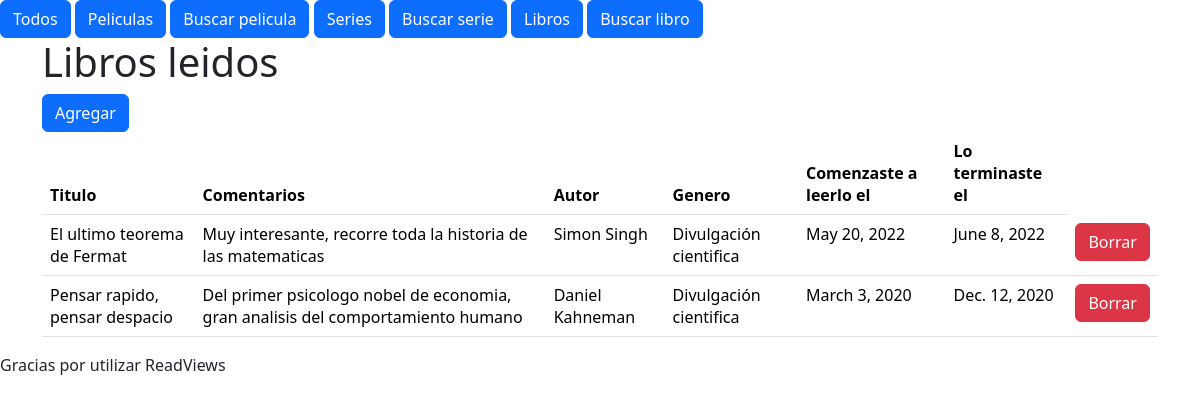
The page /readviews/index_libros on the database its author committed.
### readviews/models.py (models this page shows)
class datos_generales(models.Model):
    titulo = models.TextField(max_length=80)
    fecha_inicio = models.DateField()
    tipo = models.TextField(max_length=10)
    comentarios = models.TextField(100)
    autor = models.TextField(40)

class libro(datos_generales):
    fecha_final = models.DateField()
    genero = models.TextField(max_length=25)

class datos_generales(models.Model):
    titulo = models.TextField(max_length=80)
    fecha_inicio = models.DateField()
    tipo = models.TextField(max_length=10)
    comentarios = models.TextField(100)
    autor = models.TextField(40)

### readviews/views.py (the view)
# urls.py: path('index_libros', views.index_libros, name="index_libros"),
def index_libros(request):
    libros = libro.objects.all()
    template = loader.get_template('readviews/index.html')
    context = {
        'libros': libros,'indice_libro' : True
    }
    return HttpResponse(template.render(context, request))

### readviews/templates/readviews/index.html (shortened to what this page needs)
{% extends 'readviews/layout.html' %}
{% load bootstrap5 %}
{% block content %}
{% if indice_libro %}
  <div class="container">
      <div class="row">
        <div class="col">
          <h1>Libros leidos</h1>
          {% url 'agregar_libro' as agregar_libro_url %}
          {% bootstrap_button "Agregar" size="sm" button_class="btn-primary" button_type="link" href=agregar_libro_url %}
        </div>
        </div>
        <dov class="row">
        <div class="col">
          {% if libros %}
          <table class="table">
              <thead>
                  <th scope="col">Titulo</th>
                  <th scope="col">Comentarios</th>
                  <th scope="col">Autor</th>
                  <th scope="col">Genero</th>
                  <th scope="col">Comenzaste a leerlo el</th>
                  <th scope="col">Lo terminaste el</th>
              </thead>
              {% for p in libros %}
              <tbody>
                  <tr>
                      <td> {{p.titulo}} </td>
                      <td> {{p.comentarios}} </td>
                      <td> {{p.autor}} </td>
                      <td> {{p.genero}} </td>
                      <td> {{p.fecha_inicio}} </td>
                      <td> {{p.fecha_final}} </td>
                      {% url 'borrar_libro' identificador=p.id as borrar_libro_url %}
                      <td>{% bootstrap_button "Borrar" size="sm" button_class="btn-danger" button_type="link" href=borrar_libro_url %}</td>
                  </tr>
              </tbody>
              {% endfor %}
          </table>
          {% else %}
              <p>No tienes libros cargados</p>
          {% endif %}
        </div>
      </div>
{% endif %}
{% endblock %}

### rows shown on the page
libro: titulo "El ultimo teorema de Fermat", comentarios "Muy interesante, recorre toda la historia de las matematicas", autor "Simon Singh", genero "Divulgación cientifica", fecha_inicio "May 20, 2022", fecha_final "June 8, 2022", bootstrap_button "Borrar"
libro: titulo "Pensar rapido, pensar despacio", comentarios "Del primer psicologo nobel de economia, gran analisis del comportamiento humano", autor "Daniel Kahneman", genero "Divulgación cientifica", fecha_inicio "March 3, 2020", fecha_final "Dec. 12, 2020", bootstrap_button "Borrar"
